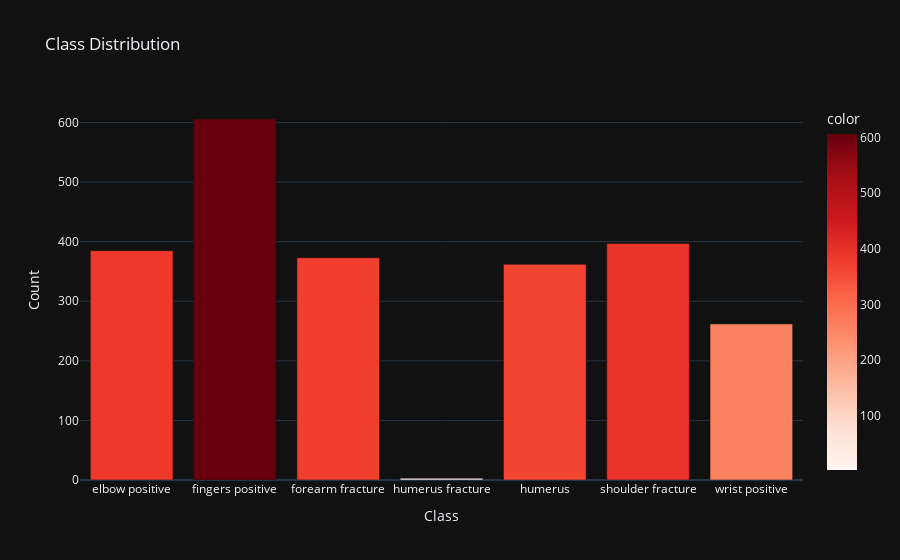

Notebook source saved alongside this figure:
### Code cell
# EDA: Displaying the class distribution
def load_labels(path):
    labels = []
    for label_file in Path(path).glob('*.txt'):
        with open(label_file, 'r') as file:
            for line in file:
                labels.append(int(line.split()[0]))
    return labels

# Load labels for train, validation, and test sets
train_labels = load_labels(train_path.replace('images', 'labels'))
val_labels = load_labels(val_path.replace('images', 'labels'))
test_labels = load_labels(test_path.replace('images', 'labels'))

# Combine labels and create a count series
labels = train_labels + val_labels + test_labels
labels_count = pd.Series(labels).value_counts().sort_index()
labels_count.index = [class_names[i] for i in labels_count.index]

# Plot class distribution
fig = px.bar(labels_count, title="Class Distribution", labels={'index': 'Class', 'value': 'Count'},
             template='plotly_dark', color=labels_count, color_continuous_scale='reds')
fig.show()

### Figure 1 — Plotly figure (JSON) as saved in the notebook; plotly's stock layout.template omitted (floating-point values rounded to 4 significant figures)
{"data": [{"alignmentgroup": "True", "hovertemplate": "Class=%{x}<br>Count=%{y}<br>color=%{marker.color}<extra></extra>", "legendgroup": "", "marker": {"color": [385, 606, 373, 3, 362, 397, 262], "coloraxis": "coloraxis", "pattern": {"shape": ""}}, "name": "", "offsetgroup": "", "orientation": "v", "showlegend": false, "textposition": "auto", "type": "bar", "x": ["elbow positive", "fingers positive", "forearm fracture", "humerus fracture", "humerus", "shoulder fracture", "wrist positive"], "xaxis": "x", "y": [385, 606, 373, 3, 362, 397, 262], "yaxis": "y"}], "layout": {"barmode": "relative", "coloraxis": {"colorbar": {"title": {"text": "color"}}, "colorscale": [[0, "rgb(255,245,240)"], [0.125, "rgb(254,224,210)"], [0.25, "rgb(252,187,161)"], [0.375, "rgb(252,146,114)"], [0.5, "rgb(251,106,74)"], [0.625, "rgb(239,59,44)"], [0.75, "rgb(203,24,29)"], [0.875, "rgb(165,15,21)"], [1, "rgb(103,0,13)"]]}, "legend": {"tracegroupgap": 0}, "title": {"text": "Class Distribution"}, "xaxis": {"anchor": "y", "domain": [0, 1], "title": {"text": "Class"}}, "yaxis": {"anchor": "x", "domain": [0, 1], "title": {"text": "Count"}}}}
